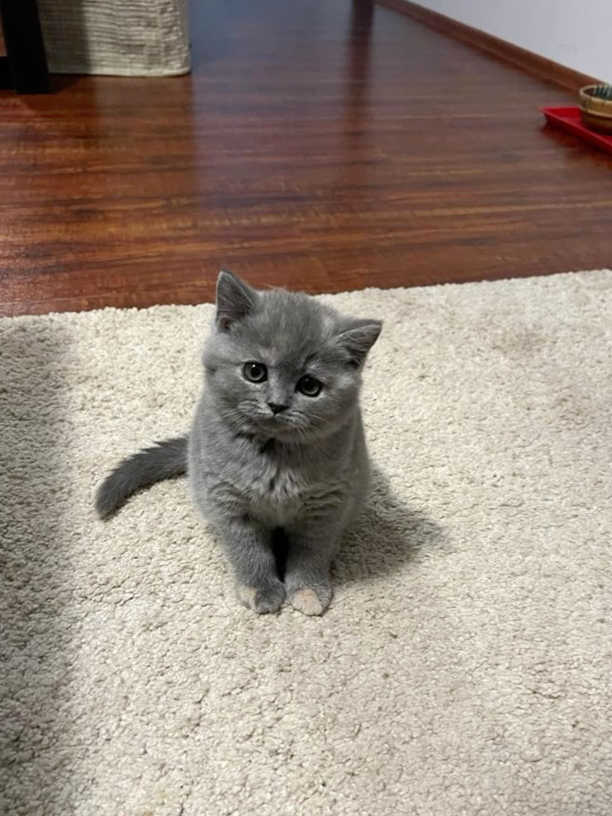
#> input picture Chentsov/2309/cat.jpg, 1224 x 1632 px (shown at 1/2 size)
$ python '2309 Обработка.py'
#> lines starting #> are read from the running program, lines starting #| are printed output that depends on the picture
# 1. Основы
#качаем фотку кота, качаем фотку геометрических фигур
#называем cat.jpg и shapes.png
#Ctrl + Shift + P > Python: Select Interpreter > Recommended
#устанавливаем Ctrl + ``: python -m pip install opencv-python

import cv2  # Импортируем библиотеку OpenCV
#
image = cv2.imread("cat.jpg")
#> image is the input picture: shape (1632, 1224, 3); mean B, G, R 127.3, 138.9, 153.4
resized_image = cv2.resize(image, (640,480))
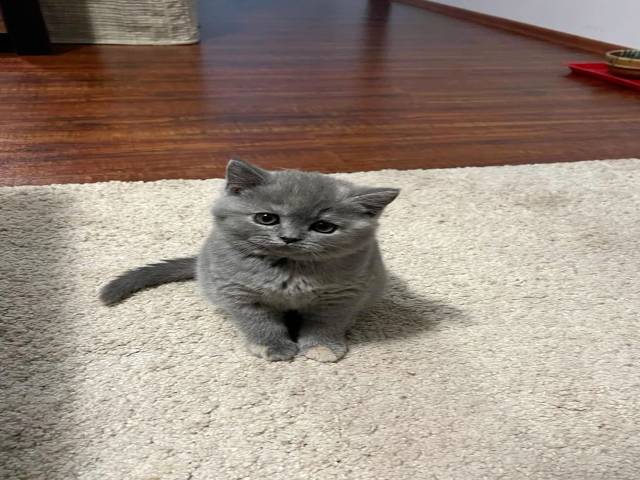
#> resized_image: shape (480, 640, 3); mean B, G, R 127.2, 138.8, 153.4
gray_image = cv2.cvtColor(resized_image, cv2.COLOR_BGR2GRAY)
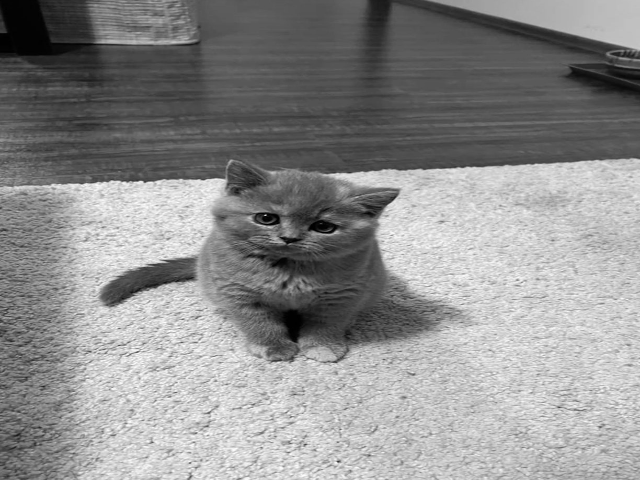
#> gray_image: shape (480, 640); min 0, max 253, mean 141.8
blurred_image = cv2.GaussianBlur(gray_image, (5,5), 0)
#help(cv2.imread) - узнать про метод imread модуля cv2

##################print(image)- печатаем ПРЯМ МАТРИЦУ


# Узнать разрешение картинки и количество каналов цвета
# Выведет, например: (400, 500, 3) -> Высота 400px, Ширина 500px, 3 канала (B, G, R)
print("Размер изображения:", image.shape)
#| Размер изображения: (1632, 1224, 3)

# Узнать тип данных, из которых состоят пиксели
# Выведет: uint8 -> это означает "целые числа от 0 до 255"
print("Тип данных пикселей:", image.dtype)
#| Тип данных пикселей: uint8

# Посмотреть цвет самого первого пикселя в самом верхнем левом углу (строка 0, колонка 0)
print("Цвет пикселя (0,0):", image[0, 0])
#| Цвет пикселя (0,0): [2 2 2]

## 2. Обработка
cv2.imshow("Original cat", image)
cv2.waitKey(1000)
cv2.destroyWindow("Original cat")
cv2.imshow("Resized cat", resized_image)
cv2.waitKey(1000)
cv2.destroyWindow("Resized cat")
#ЧБ - самая популярное и важное редактирование
cv2.imshow("Gray resized cat", gray_image)
cv2.waitKey(1000)
#########cv2.destroyWindow("Gray resized cat")
# Это нужно, чтобы убрать мелкий «шум» (лишние детали), который мешает искать контуры
cv2.imshow("Blurry cat", blurred_image)
cv2.waitKey(9000)
cv2.destroyWindow("Blurry cat")
#Окно закроется мгновенно. Потому что программа выполнилась.

#cv2.destroyAllWindows()

#Закрываем не через крестик, а нажатием клавиши или через время
# 0 - колво миллисекунд
# 5000 - 5 секунд
# 0 - бесконечное колво

# Самостоятельное задание на подумать: как сделать закрытие на "q"? Поч?

#Окно огромное, делаем меньше
